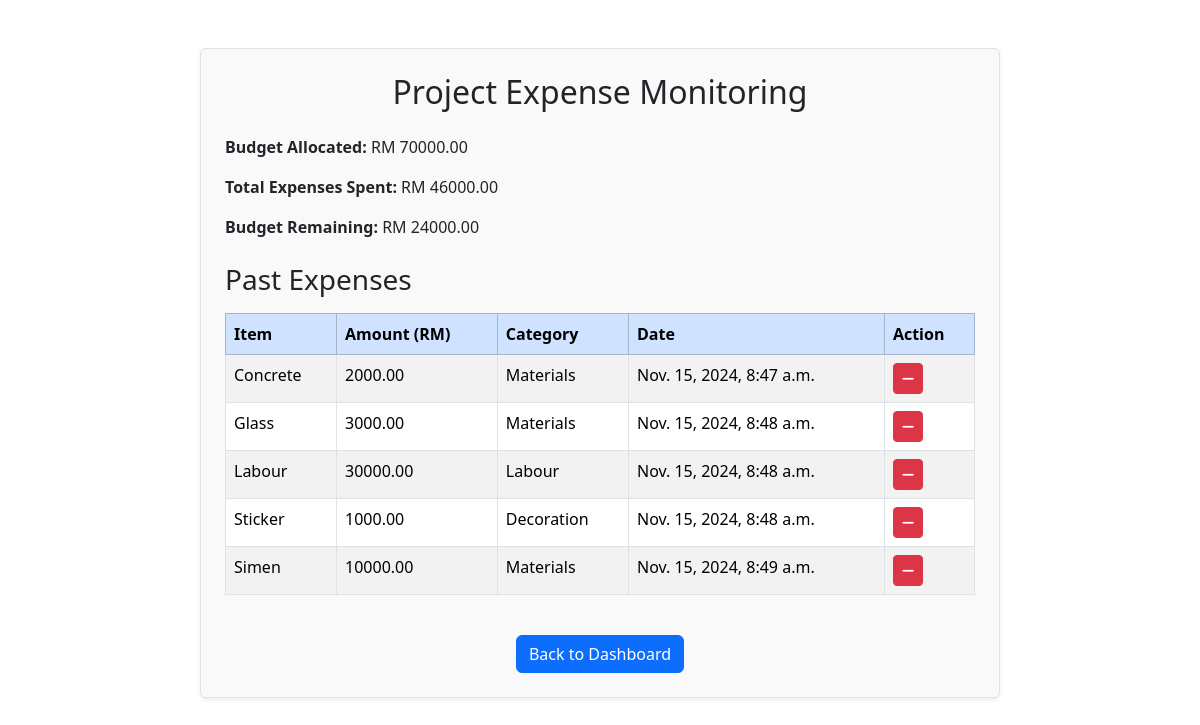
Page /project/1/expenses/ on the committed database.
### renobridge/models.py (models this page shows, shortened)
class Project(models.Model):
    owner = models.ForeignKey(Homeowner, on_delete=models.CASCADE, related_name='projects')
    contractor = models.ForeignKey(Contractor, on_delete=models.SET_NULL, null=True, related_name='projects')
    processes_required = models.JSONField(null=True, blank=True)
    processes_completed = models.JSONField(null=True, blank=True)
    budget_allocated = models.DecimalField(max_digits=10, decimal_places=2, null=True, blank=True)
    expenses_spent = models.DecimalField(max_digits=10, decimal_places=2, default=0.00)
    total_duration = models.PositiveIntegerField(help_text="Expected total duration in days", null=True, blank=True)
    duration_spent = models.PositiveIntegerField(help_text="Actual duration spent in days", default=0)
    progress_percentage = models.FloatField(default=0)
    status = models.CharField(max_length=20, default='In Progress')

class Expense(models.Model):
    project = models.ForeignKey(Project, on_delete=models.CASCADE, related_name='expenses')
    item = models.CharField(max_length=255)
    amount = models.DecimalField(max_digits=10, decimal_places=2)
    category = models.CharField(max_length=255)
    created_at = models.DateTimeField(auto_now_add=True)

### renobridge/views.py (the view)
# urls.py: path('project/<int:project_id>/expenses/', views.view_expenses, name='view_expenses'),
def view_expenses(request, project_id):
    project = get_object_or_404(Project, id=project_id)
    expenses = project.expenses.all()
    budget_remaining = project.budget_allocated - project.expenses_spent if project.budget_allocated and project.expenses_spent else None
    return render(request, 'view_expenses.html',{
        'project': project,
        'expenses': expenses,
        'budget_remaining': budget_remaining
    })

### renobridge/templates/view_expenses.html (shortened to what this page needs)
<!DOCTYPE html>
<html lang="en">
<head>
    <link rel="stylesheet" href="https://cdn.jsdelivr.net/npm/bootstrap@5.3.3/dist/css/bootstrap.min.css">
    <link rel="stylesheet" href="https://cdnjs.cloudflare.com/ajax/libs/font-awesome/6.0.0-beta3/css/all.min.css">
</head>
<body>
    <div class="container mt-5 p-4 border rounded shadow-sm" style="max-width: 800px; margin: auto; background-color: #f9f9f9;">
        <h2 class="text-center mb-4">Project Expense Monitoring</h2>
        <div class="mb-4">
            <p><strong>Budget Allocated:</strong> RM {{ project.budget_allocated }}</p>
            <p><strong>Total Expenses Spent:</strong> RM {{ project.expenses_spent }}</p>
            <p><strong>Budget Remaining:</strong>
                {% if budget_remaining is not None %}
                    RM {{ budget_remaining|floatformat:2 }}
                {% else %}
                    N/A
                {% endif %}
            </p>
        </div>
        <h3 class="mb-3">Past Expenses</h3>
        <div class="table-responsive">
            <table class="table table-striped table-bordered">
                <thead class="table-primary">
                    <tr>
                        <th>Item</th>
                        <th>Amount (RM)</th>
                        <th>Category</th>
                        <th>Date</th>
                        <th>Action</th>
                    </tr>
                </thead>
                <tbody>
                    {% for expense in expenses %}
                    <tr>
                        <td>{{ expense.item }}</td>
                        <td>{{ expense.amount }}</td>
                        <td>{{ expense.category }}</td>
                        <td>{{ expense.created_at }}</td>
                        <td>
                            <form action="{% url 'delete_expense' project.id expense.id %}" method="post" style="display: inline;">
                                <button type="submit" class="btn btn-danger btn-sm">
                                    <i class="fas fa-minus"></i>
                                </button>
                            </form>
                        </td>
                    </tr>
                    {% endfor %}
                </tbody>
            </table>
        </div>
        <div class="mt-4 text-center">
            <a href="{% url 'expert_dashboard' %}" class="btn btn-primary">Back to Dashboard</a>
        </div>
    </div>
</body>
</html>

### rows in the picture
Project: budget_allocated "70000.00", expenses_spent "46000.00"
Expense: item "Concrete", amount "2000.00", category "Materials", created_at "Nov. 15, 2024, 8:47 a.m."
Expense: item "Glass", amount "3000.00", category "Materials", created_at "Nov. 15, 2024, 8:48 a.m."
Expense: item "Labour", amount "30000.00", category "Labour", created_at "Nov. 15, 2024, 8:48 a.m."
Expense: item "Sticker", amount "1000.00", category "Decoration", created_at "Nov. 15, 2024, 8:48 a.m."
Expense: item "Simen", amount "10000.00", category "Materials", created_at "Nov. 15, 2024, 8:49 a.m."

### other values in the picture
{{ budget_remaining|floatformat:2 }} "24000.00"
